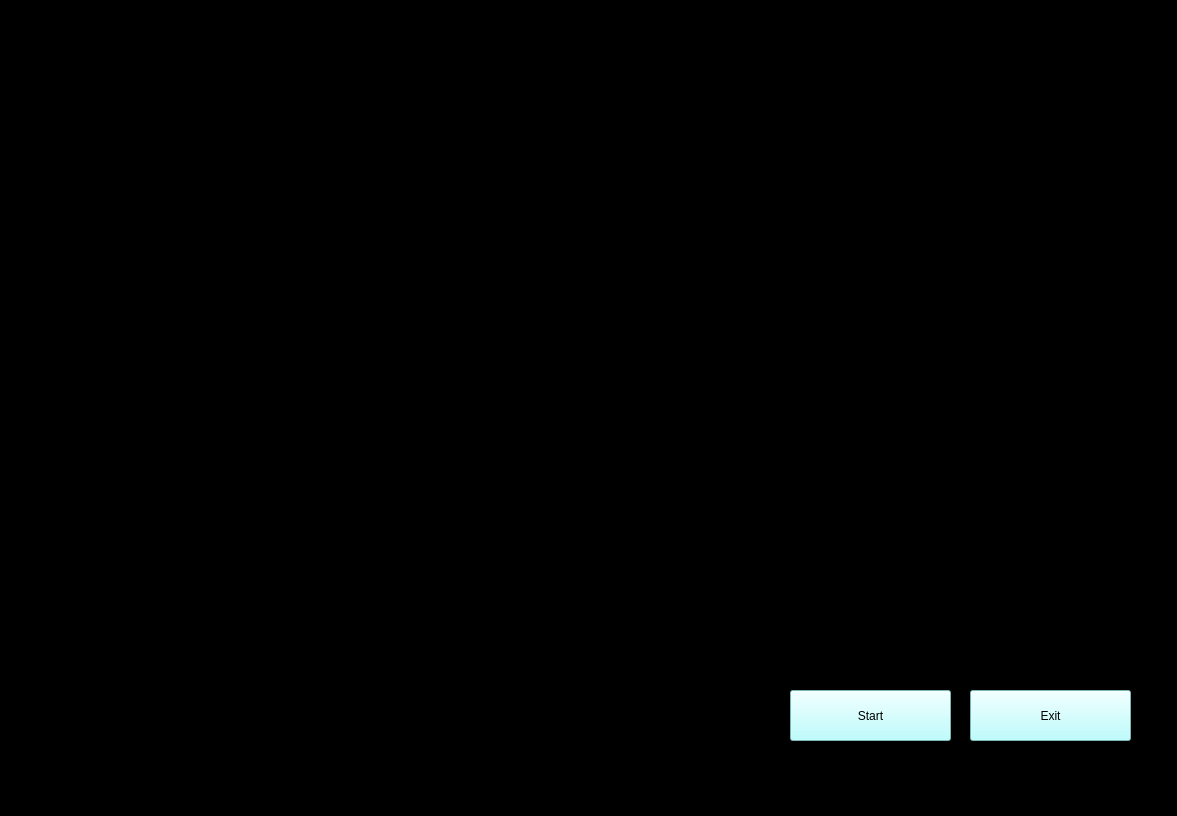
<?xml version="1.0" encoding="UTF-8"?>
<ui version="4.0">
 <class>jarvisUi</class>
 <widget class="QMainWindow" name="jarvisUi">
  <property name="geometry">
   <rect>
    <x>0</x>
    <y>0</y>
    <width>1177</width>
    <height>816</height>
   </rect>
  </property>
  <property name="windowTitle">
   <string>MainWindow</string>
  </property>
  <widget class="QWidget" name="centralwidget">
   <widget class="QLabel" name="label">
    <property name="geometry">
     <rect>
      <x>0</x>
      <y>0</y>
      <width>1211</width>
      <height>861</height>
     </rect>
    </property>
    <property name="styleSheet">
     <string notr="true">background-color: rgb(0, 0, 0);</string>
    </property>
    <property name="text">
     <string/>
    </property>
    <property name="scaledContents">
     <bool>true</bool>
    </property>
   </widget>
   <widget class="QTextBrowser" name="textBrowser">
    <property name="geometry">
     <rect>
      <x>510</x>
      <y>0</y>
      <width>291</width>
      <height>81</height>
     </rect>
    </property>
    <property name="styleSheet">
     <string notr="true">background:transperant;

background-color: rgb(0, 0, 0);
border-radius:none;</string>
    </property>
   </widget>
   <widget class="QTextBrowser" name="textBrowser_2">
    <property name="geometry">
     <rect>
      <x>790</x>
      <y>0</y>
      <width>291</width>
      <height>71</height>
     </rect>
    </property>
    <property name="styleSheet">
     <string notr="true">background:transperant;
border-radius:none;</string>
    </property>
   </widget>
   <widget class="QLabel" name="label_3">
    <property name="geometry">
     <rect>
      <x>400</x>
      <y>330</y>
      <width>401</width>
      <height>231</height>
     </rect>
    </property>
    <property name="styleSheet">
     <string notr="true">background:tranceperent;</string>
    </property>
    <property name="text">
     <string/>
    </property>
    <property name="pixmap">
     <pixmap>flo-motion_5sec.gif</pixmap>
    </property>
    <property name="scaledContents">
     <bool>true</bool>
    </property>
   </widget>
   <widget class="QPushButton" name="pushButton">
    <property name="geometry">
     <rect>
      <x>790</x>
      <y>690</y>
      <width>161</width>
      <height>51</height>
     </rect>
    </property>
    <property name="styleSheet">
     <string notr="true">font: 75 14pt &quot;Times New Roman&quot;;
background-color: rgb(170, 255, 255);</string>
    </property>
    <property name="text">
     <string>Start</string>
    </property>
   </widget>
   <widget class="QPushButton" name="pushButton_2">
    <property name="geometry">
     <rect>
      <x>970</x>
      <y>690</y>
      <width>161</width>
      <height>51</height>
     </rect>
    </property>
    <property name="styleSheet">
     <string notr="true">font: 75 14pt &quot;Times New Roman&quot;;
background-color: rgb(170, 255, 255);</string>
    </property>
    <property name="text">
     <string>Exit</string>
    </property>
   </widget>
   <widget class="QLabel" name="label_2">
    <property name="geometry">
     <rect>
      <x>0</x>
      <y>0</y>
      <width>411</width>
      <height>111</height>
     </rect>
    </property>
    <property name="text">
     <string/>
    </property>
    <property name="pixmap">
     <pixmap>initiating.gif</pixmap>
    </property>
   </widget>
  </widget>
 </widget>
 <resources/>
 <connections/>
</ui>
